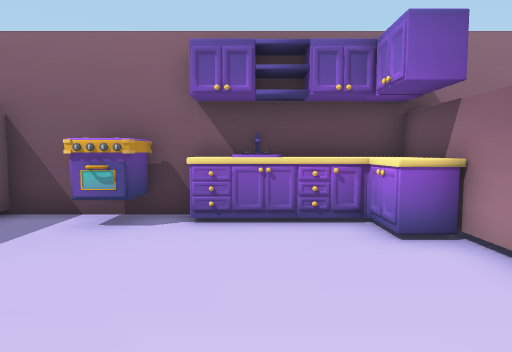
[1] (above)

16 first-person views from a walk through a 3-D level made in the Unity game engine. The camera is 1.3 m above the floor, tilts 4° down and sees 75° across. The floor is counted in squares, 1 m on a side. Each view is taken from the middle of a square. On the plan, view 1 faces up. The plan holds only what a view shows up to about 14 squares ahead; the rest is blank. The player is left out. Some animated figures are left out.

[2]
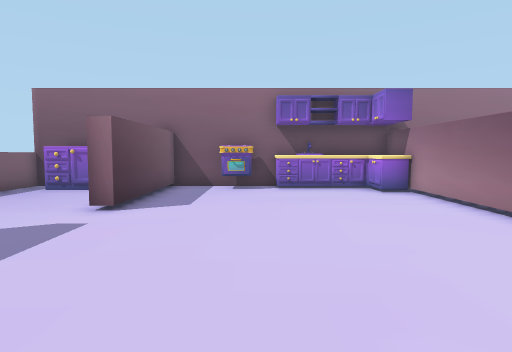

[3]
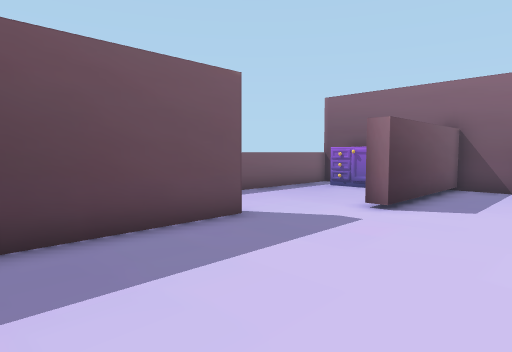

[4]
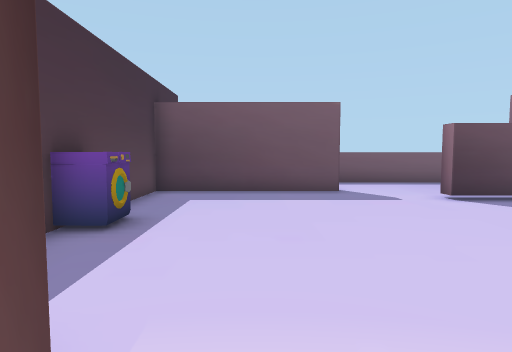

[5]
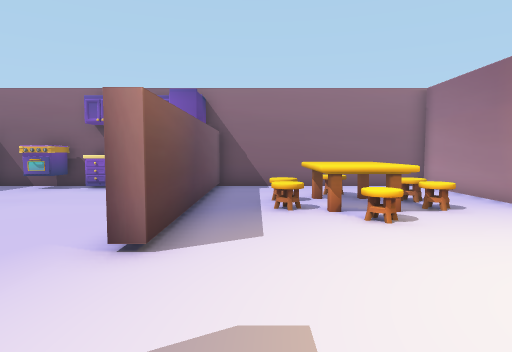

[6]
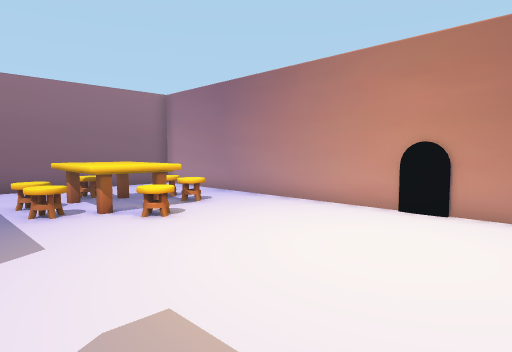

[7]
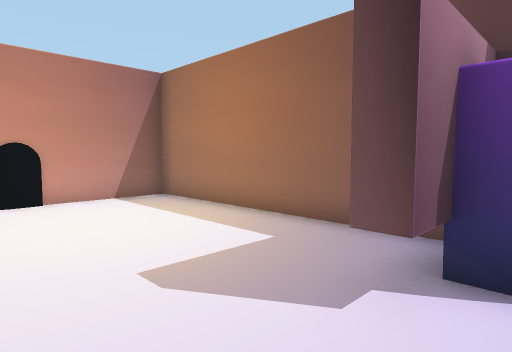

[8]
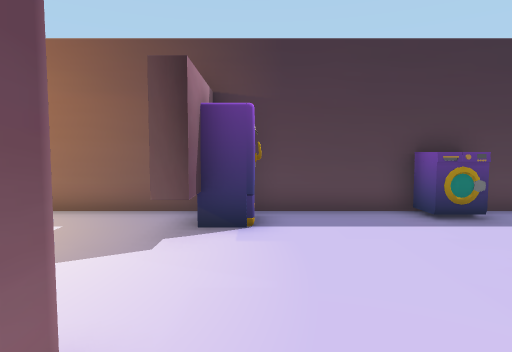

[9]
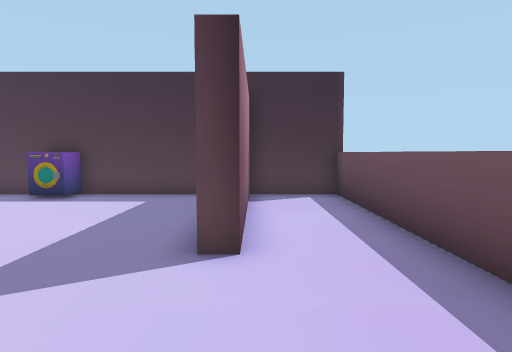

[10]
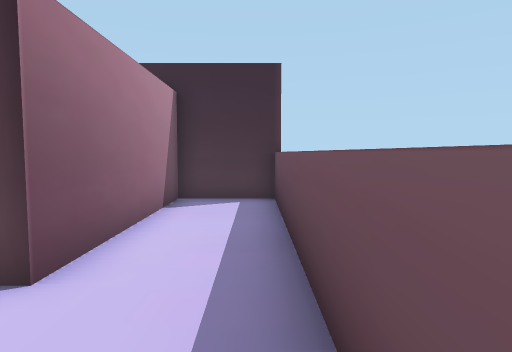

[11]
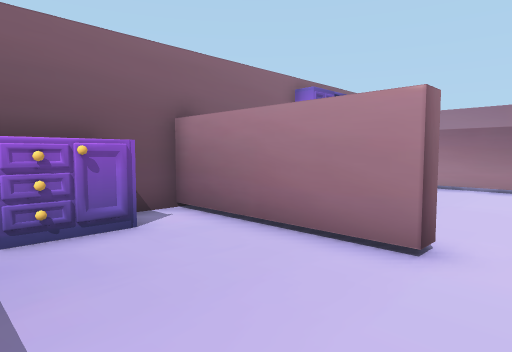

[12]
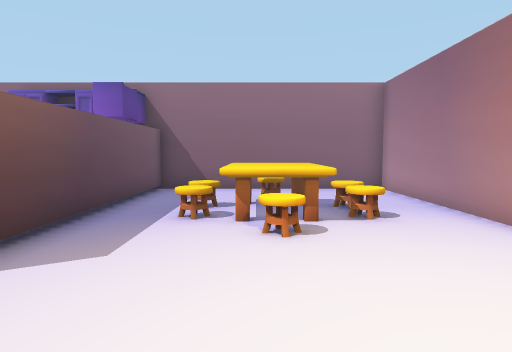

[13]
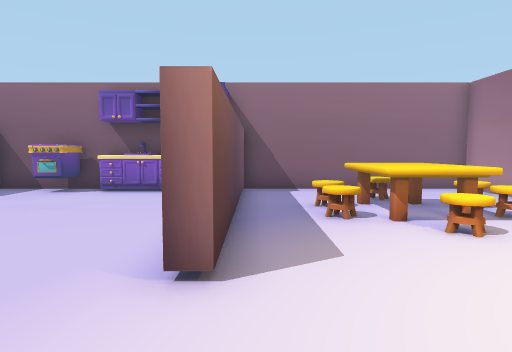

[14]
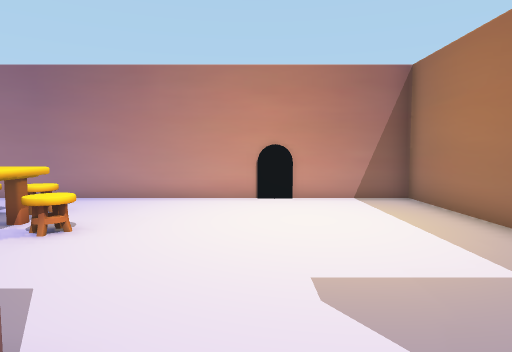

[15]
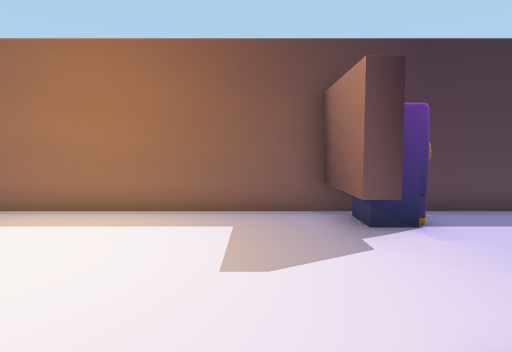

[16]
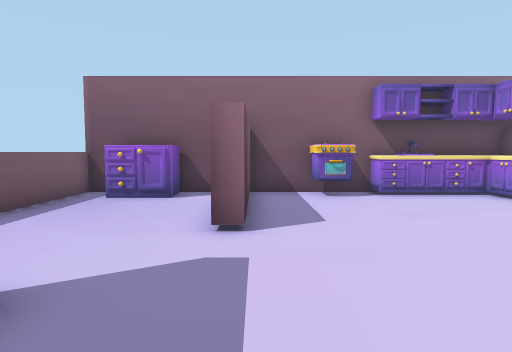

### Floor plan
Key: @ floor where view 1 was taken; # wall or solid block; . floor; ^ raised ledge; C cabinet; W washer; H chair; E desk; F fridge; O other object.
Columns run from 11 left of view 1 to 12 right of it. Each row starts with its distance up from view 1.
  7 ^##########OOO##########
  6 ^.CC.##.OOOOOOO........#
  5 ^....##......O#....H...#
  4 ^....##.......#...HH...#
  3 ^....##.......#.HHEEH..#
  2 ^....##.......#.HHEEH..#
  1 ^.............#..HHHH..#
  0 ^..........@..#...HH...#
 -1 ^.............#........#
 -2 ^..##..................#
 -3 ^..##..................#
 -4 ^..##..................#
 -5 ^..##.........#........#
 -6 ^..##........F#........#
 -7 ^..##....W...F#........#
 -8 ########################

Where each view was taken, in squares from view 1:
view 1: 0 up, 0 right, facing up
view 2: 6 down, 2 left, facing up
view 3: 6 down, 2 left, facing up-left
view 4: 4 down, 4 right, facing left
view 5: 6 down, 5 right, facing up
view 6: 6 down, 4 right, facing up-right
view 7: 2 down, 2 right, facing down-right
view 8: 0 up, 2 right, facing down
view 9: 3 up, 8 left, facing down
view 10: 2 up, 10 left, facing down
view 11: 0 up, 10 left, facing up-right
view 12: 5 down, 7 right, facing up
view 13: 5 down, 4 right, facing up
view 14: 3 down, 2 right, facing right
view 15: 0 up, 5 right, facing down
view 16: 4 down, 5 left, facing up
